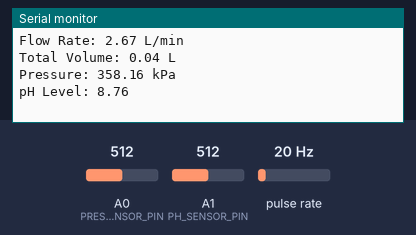
A sketch run on a simulated Arduino Uno, built with avr-gcc and run on an emulated ATmega328P. Shown: the last lines printed to the serial monitor. Wiring (inferred from the names in the program): pulse sensor: data pin 2. The test bench sets the inputs (shaded band); at power-on: pulse rate 20 Hz, A0 (PRESSURE_SENSOR_PIN) = 512, A1 (PH_SENSOR_PIN) = 512.

Above: at 1.2 s.
1.3 s: pulse rate (sensor on pin 2) set to 4 Hz
At 2.6 s:
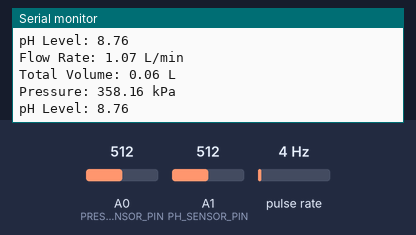
2.8 s: A0 (PRESSURE_SENSOR_PIN) set to 716
At 3.7 s:
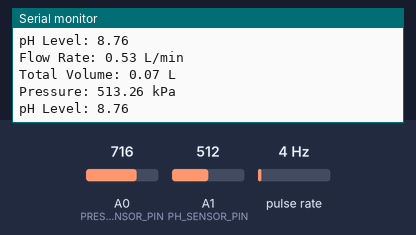
4.3 s: A1 (PH_SENSOR_PIN) set to 716
At 5.6 s:
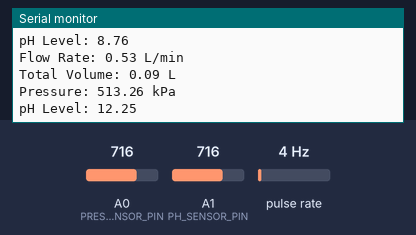
5.8 s: pulse rate (sensor on pin 2) set to 50 Hz
At 6.8 s:
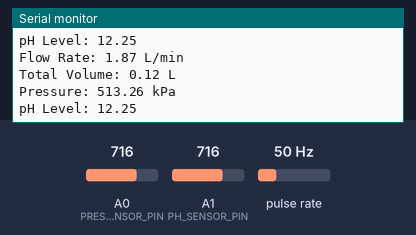
7.3 s: A0 (PRESSURE_SENSOR_PIN) set to 900
At 8.6 s:
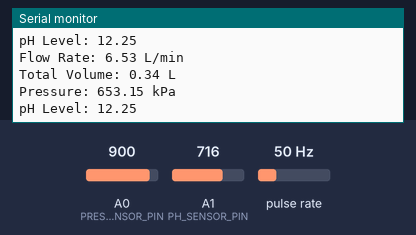
8.8 s: A1 (PH_SENSOR_PIN) set to 900
At 9.5 s:
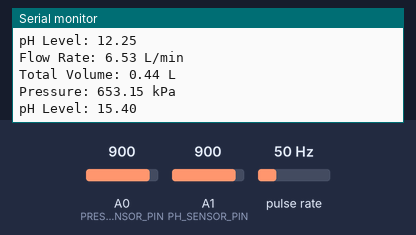
Timing chart, 0 to 11.3 s (numbered marks = the images above; inputs shaded):
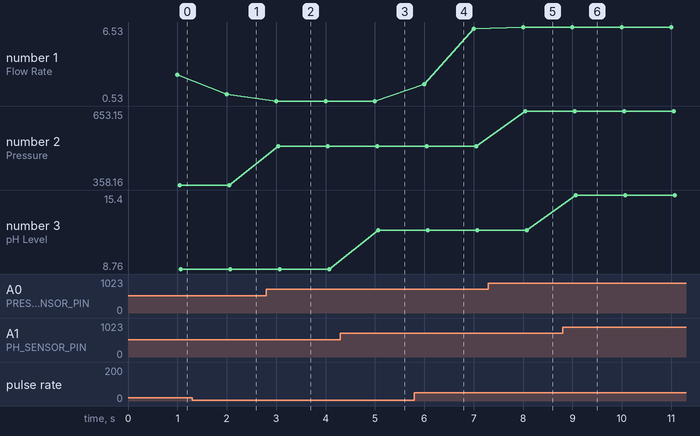

The sketch:

struct.ino
```cpp
// Define pins for sensors
#define FLOW_SENSOR_PIN 2   // Digital pin for flow sensor
#define PRESSURE_SENSOR_PIN A0 // Analog pin for pressure sensor
#define PH_SENSOR_PIN A1      // Analog pin for pH sensor

// Define a struct to hold all sensor readings
struct SensorData {
    float flowRate;   // Flow rate in L/min
    float totalVolume; // Total volume in liters
    float pressure;   // Pressure in kPa
    float pH;        // pH level
};

// Create an instance of the struct
SensorData sensorData;

// Variables for flow sensor
volatile int flowFrequency = 0; // Measures flow sensor pulses

// Timing variables
unsigned long currentTime;
unsigned long previousTime;

// Function to handle flow sensor interrupts
void flow() {
    flowFrequency++;
}

void setup() {
    // Set up the flow sensor pin as input
    pinMode(FLOW_SENSOR_PIN, INPUT);
    digitalWrite(FLOW_SENSOR_PIN, HIGH); // Optional internal pull-up

    // Start serial communication for output
    Serial.begin(9600);

    // Attach interrupt to the flow sensor pin
    attachInterrupt(digitalPinToInterrupt(FLOW_SENSOR_PIN), flow, RISING);

    // Initialize timing variables
    currentTime = millis();
    previousTime = currentTime;

    // Initialize total volume to zero in struct instance
    sensorData.totalVolume = 0;
}

void loop() {
    currentTime = millis();

    // Calculate and print every second (1000 ms)
    if (currentTime - previousTime >= 1000) {
        previousTime = currentTime;

        // Calculate flow rate (L/min)
        sensorData.flowRate = (flowFrequency / 7.5); // Convert pulse frequency to L/min

        // Calculate total volume (liters)
        sensorData.totalVolume += (flowFrequency / 7.5) / 60; // Convert to liters

        // Read pressure from the pressure sensor
        int pressureValue = analogRead(PRESSURE_SENSOR_PIN);
        float voltage = pressureValue * (5.0 / 1023.0);
        sensorData.pressure = (voltage - 0.2) * (700 / (4.7 - 0.2)); // Adjust based on calibration

        // Read pH value from the pH sensor
        int pHValue = analogRead(PH_SENSOR_PIN);
        float voltagePH = pHValue * (5.0 / 1023.0);
        sensorData.pH = voltagePH * 3.5; // Adjust based on calibration

        // Print results to Serial Monitor
        Serial.print("Flow Rate: ");
        Serial.print(sensorData.flowRate);
        Serial.println(" L/min");

        Serial.print("Total Volume: ");
        Serial.print(sensorData.totalVolume);
        Serial.println(" L");

        Serial.print("Pressure: ");
        Serial.print(sensorData.pressure);
        Serial.println(" kPa");

        Serial.print("pH Level: ");
        Serial.println(sensorData.pH);

        // Reset pulse counter for next calculation
        flowFrequency = 0;
    }
}
```

Measured:
- after the input at 1.3 s, the serial monitor: prints a new line after 0.70 s (image 1)
- after the input at 2.8 s, the serial monitor: prints a new line after 0.25 s (image 2)
- after the input at 4.3 s, the serial monitor: prints a new line after 0.77 s (image 3)
- after the input at 5.8 s, the serial monitor: prints a new line after 0.20 s (image 4)
- after the input at 7.3 s, the serial monitor: prints a new line after 0.75 s (image 5)
- after the input at 8.8 s, the serial monitor: prints a new line after 0.27 s (image 6)
- plotted number 1: 2.67 → 1.07 after the input at 1.3 s, 0.53 → 6.4 after the input at 5.8 s
- plotted number 2: 358.16 → 513.26 after the input at 2.8 s, 513.26 → 653.15 after the input at 7.3 s
